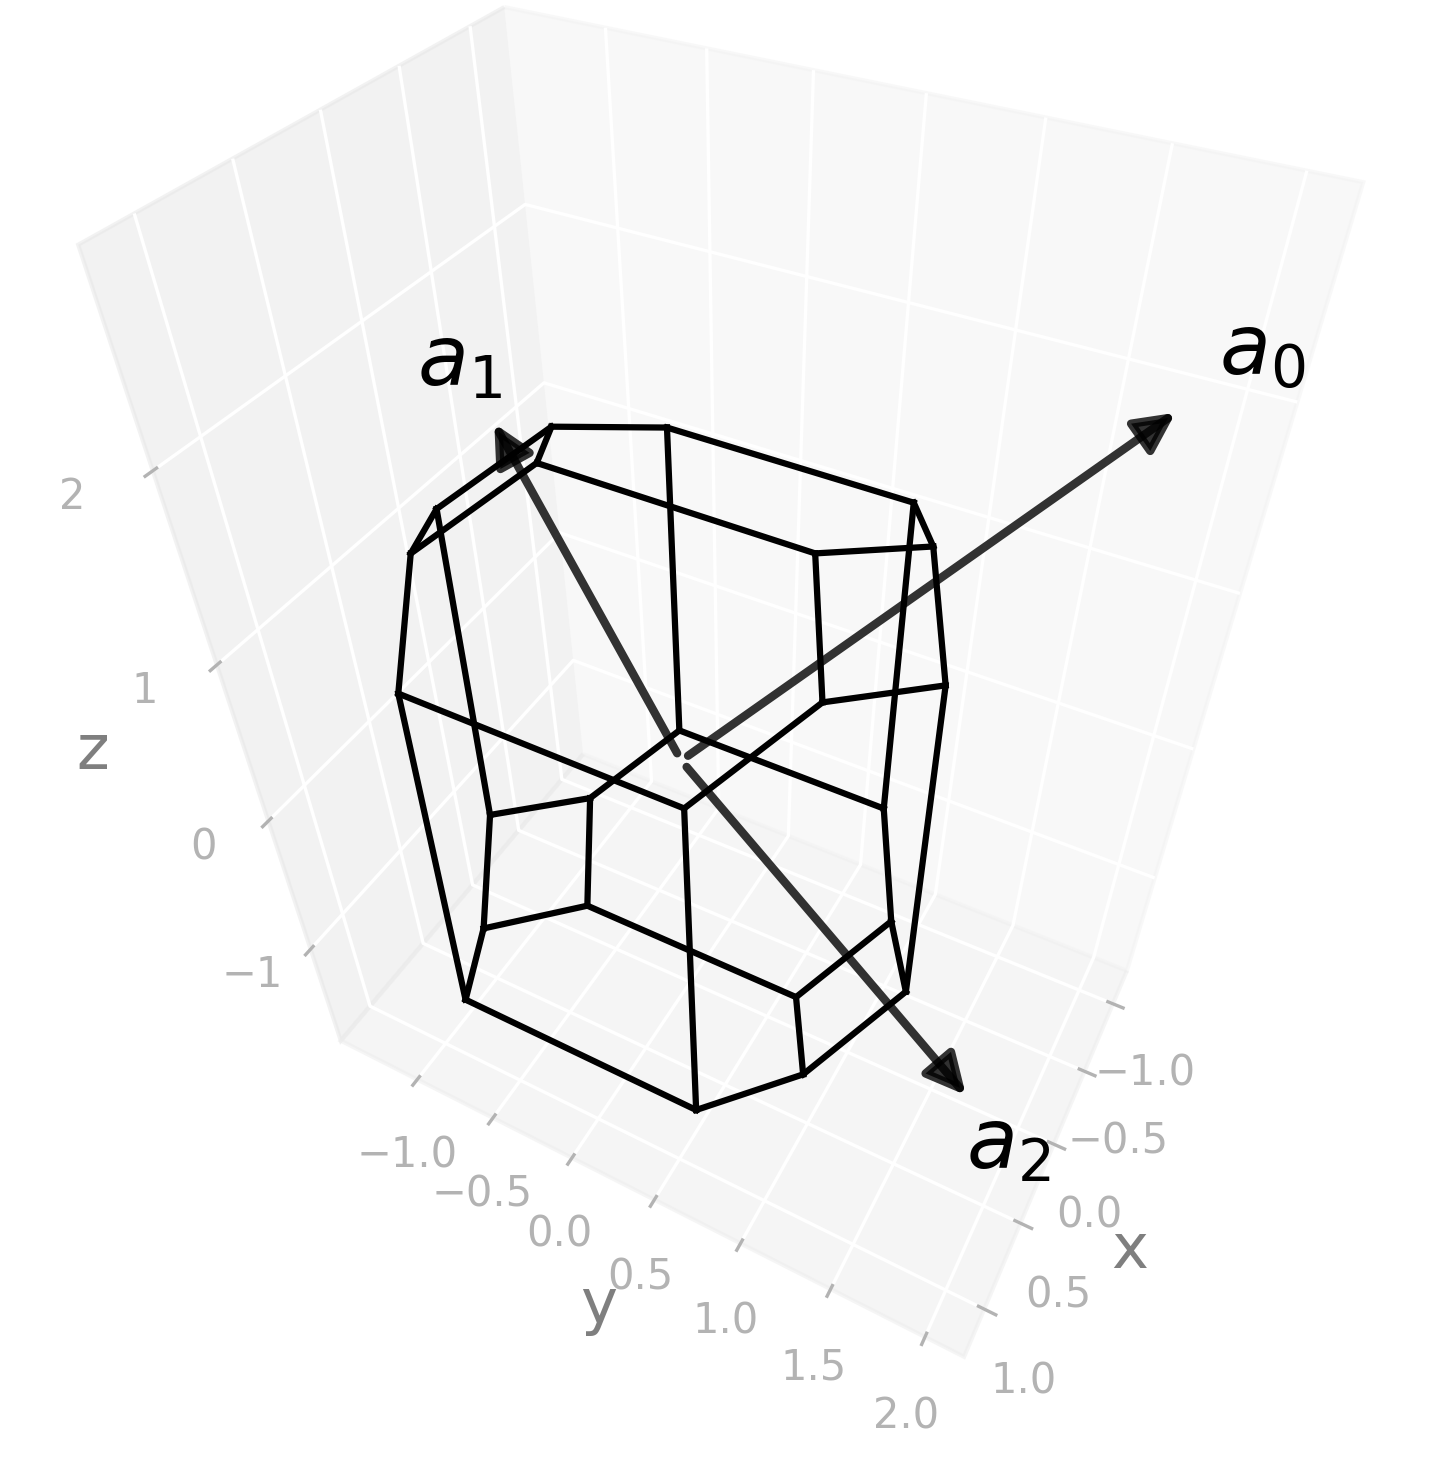

Recreate this plot in Python.
import radtools as rad

l = rad.lattice_example("ORCF1")
backend = rad.MatplotlibBackend()
backend.plot(l, kind="wigner-seitz")
# Save an image:
backend.save("orcf1_wigner-seitz.png", elev=44, azim=28, dpi=300, bbox_inches="tight")
# Interactive plot:
backend.show(elev=44, azim=28)
